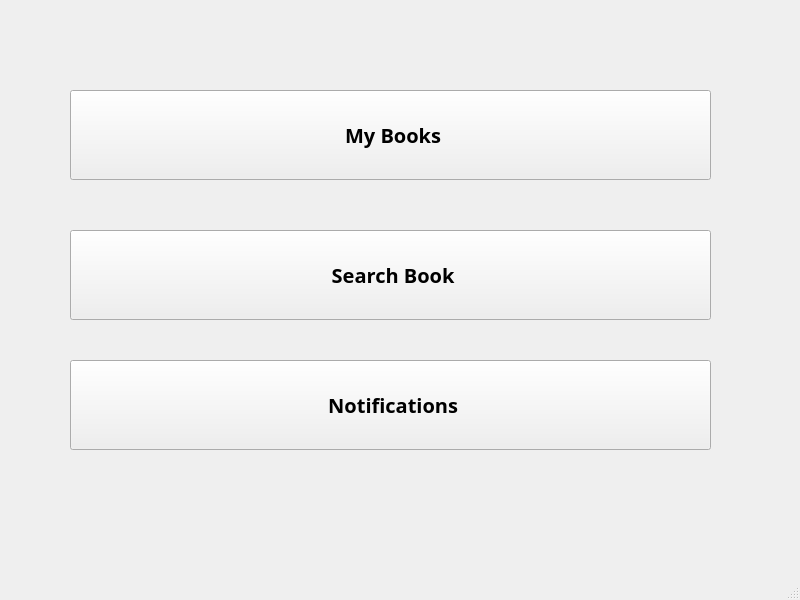
<?xml version="1.0" encoding="UTF-8"?>
<ui version="4.0">
 <class>StudentWindow</class>
 <widget class="QMainWindow" name="StudentWindow">
  <property name="geometry">
   <rect>
    <x>0</x>
    <y>0</y>
    <width>800</width>
    <height>600</height>
   </rect>
  </property>
  <property name="windowTitle">
   <string>MainWindow</string>
  </property>
  <widget class="QWidget" name="centralwidget">
   <widget class="QPushButton" name="button_mybooks">
    <property name="geometry">
     <rect>
      <x>70</x>
      <y>90</y>
      <width>641</width>
      <height>90</height>
     </rect>
    </property>
    <property name="font">
     <font>
      <family>Umpush</family>
      <pointsize>15</pointsize>
      <weight>75</weight>
      <bold>true</bold>
     </font>
    </property>
    <property name="text">
     <string> My Books</string>
    </property>
    <property name="icon">
     <iconset>
      <normaloff>131-1310865_school-supply-list-school-book-icon-png.png</normaloff>131-1310865_school-supply-list-school-book-icon-png.png</iconset>
    </property>
    <property name="iconSize">
     <size>
      <width>75</width>
      <height>75</height>
     </size>
    </property>
   </widget>
   <widget class="QPushButton" name="button_notifications">
    <property name="geometry">
     <rect>
      <x>70</x>
      <y>360</y>
      <width>641</width>
      <height>90</height>
     </rect>
    </property>
    <property name="font">
     <font>
      <family>Umpush</family>
      <pointsize>15</pointsize>
      <weight>75</weight>
      <bold>true</bold>
     </font>
    </property>
    <property name="text">
     <string> Notifications</string>
    </property>
    <property name="icon">
     <iconset>
      <normaloff>../../../../../tmp/mozilla_sim0/icons8-notification-24.png</normaloff>../../../../../tmp/mozilla_sim0/icons8-notification-24.png</iconset>
    </property>
    <property name="iconSize">
     <size>
      <width>100</width>
      <height>100</height>
     </size>
    </property>
   </widget>
   <widget class="QPushButton" name="button_searchbook">
    <property name="geometry">
     <rect>
      <x>70</x>
      <y>230</y>
      <width>641</width>
      <height>90</height>
     </rect>
    </property>
    <property name="font">
     <font>
      <family>Umpush</family>
      <pointsize>15</pointsize>
      <weight>75</weight>
      <bold>true</bold>
     </font>
    </property>
    <property name="text">
     <string> Search Book</string>
    </property>
    <property name="icon">
     <iconset>
      <normaloff>book_searchj.png</normaloff>book_searchj.png</iconset>
    </property>
    <property name="iconSize">
     <size>
      <width>75</width>
      <height>75</height>
     </size>
    </property>
   </widget>
  </widget>
  <widget class="QStatusBar" name="statusbar"/>
 </widget>
 <resources/>
 <connections/>
</ui>
